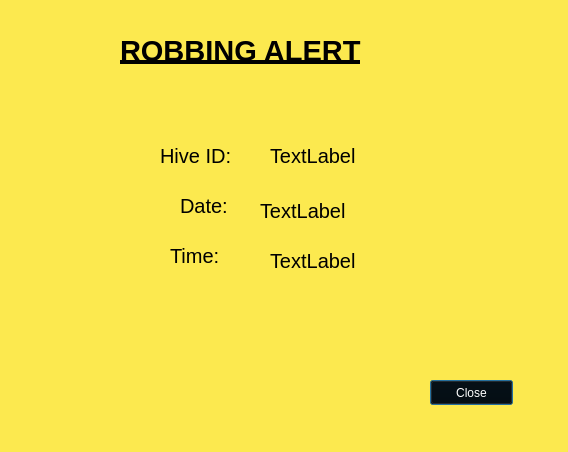
<?xml version="1.0" encoding="UTF-8"?>
<ui version="4.0">
 <class>RobAlertUI</class>
 <widget class="QDialog" name="RobAlertUI">
  <property name="geometry">
   <rect>
    <x>0</x>
    <y>0</y>
    <width>568</width>
    <height>452</height>
   </rect>
  </property>
  <property name="windowTitle">
   <string>Dialog</string>
  </property>
  <property name="autoFillBackground">
   <bool>false</bool>
  </property>
  <property name="styleSheet">
   <string notr="true">background-color: rgb(252, 233, 79);</string>
  </property>
  <widget class="QLabel" name="Title">
   <property name="geometry">
    <rect>
     <x>120</x>
     <y>30</y>
     <width>321</width>
     <height>41</height>
    </rect>
   </property>
   <property name="font">
    <font>
     <pointsize>22</pointsize>
     <weight>75</weight>
     <bold>true</bold>
     <underline>true</underline>
    </font>
   </property>
   <property name="styleSheet">
    <string notr="true">color: rgb(0, 0, 0);</string>
   </property>
   <property name="text">
    <string>ROBBING ALERT</string>
   </property>
  </widget>
  <widget class="QLabel" name="HiveIDTitle">
   <property name="geometry">
    <rect>
     <x>160</x>
     <y>140</y>
     <width>101</width>
     <height>31</height>
    </rect>
   </property>
   <property name="font">
    <font>
     <pointsize>15</pointsize>
    </font>
   </property>
   <property name="styleSheet">
    <string notr="true">color: rgb(0, 0, 0);</string>
   </property>
   <property name="text">
    <string>Hive ID:</string>
   </property>
  </widget>
  <widget class="QLabel" name="HiveID">
   <property name="geometry">
    <rect>
     <x>270</x>
     <y>140</y>
     <width>121</width>
     <height>31</height>
    </rect>
   </property>
   <property name="font">
    <font>
     <pointsize>15</pointsize>
    </font>
   </property>
   <property name="styleSheet">
    <string notr="true">color: rgb(0, 0, 0);</string>
   </property>
   <property name="text">
    <string>TextLabel</string>
   </property>
  </widget>
  <widget class="QLabel" name="TimeTitle">
   <property name="geometry">
    <rect>
     <x>170</x>
     <y>240</y>
     <width>71</width>
     <height>31</height>
    </rect>
   </property>
   <property name="font">
    <font>
     <pointsize>15</pointsize>
    </font>
   </property>
   <property name="styleSheet">
    <string notr="true">color: rgb(0, 0, 0);</string>
   </property>
   <property name="text">
    <string>Time:</string>
   </property>
  </widget>
  <widget class="QLabel" name="Time">
   <property name="geometry">
    <rect>
     <x>270</x>
     <y>240</y>
     <width>121</width>
     <height>41</height>
    </rect>
   </property>
   <property name="font">
    <font>
     <pointsize>15</pointsize>
    </font>
   </property>
   <property name="styleSheet">
    <string notr="true">color: rgb(0, 0, 0);</string>
   </property>
   <property name="text">
    <string>TextLabel</string>
   </property>
  </widget>
  <widget class="QPushButton" name="CloseButton">
   <property name="geometry">
    <rect>
     <x>430</x>
     <y>380</y>
     <width>83</width>
     <height>25</height>
    </rect>
   </property>
   <property name="styleSheet">
    <string notr="true">background-color: rgb(0, 0, 0);
color: rgb(255, 255, 255);</string>
   </property>
   <property name="text">
    <string>Close</string>
   </property>
  </widget>
  <widget class="QLabel" name="DateTitle">
   <property name="geometry">
    <rect>
     <x>180</x>
     <y>190</y>
     <width>61</width>
     <height>31</height>
    </rect>
   </property>
   <property name="font">
    <font>
     <pointsize>15</pointsize>
    </font>
   </property>
   <property name="styleSheet">
    <string notr="true">color: rgb(0, 0, 0);</string>
   </property>
   <property name="text">
    <string>Date:</string>
   </property>
  </widget>
  <widget class="QLabel" name="Date">
   <property name="geometry">
    <rect>
     <x>260</x>
     <y>190</y>
     <width>121</width>
     <height>41</height>
    </rect>
   </property>
   <property name="font">
    <font>
     <pointsize>15</pointsize>
    </font>
   </property>
   <property name="styleSheet">
    <string notr="true">color: rgb(0, 0, 0);</string>
   </property>
   <property name="text">
    <string>TextLabel</string>
   </property>
  </widget>
 </widget>
 <resources/>
 <connections/>
</ui>
